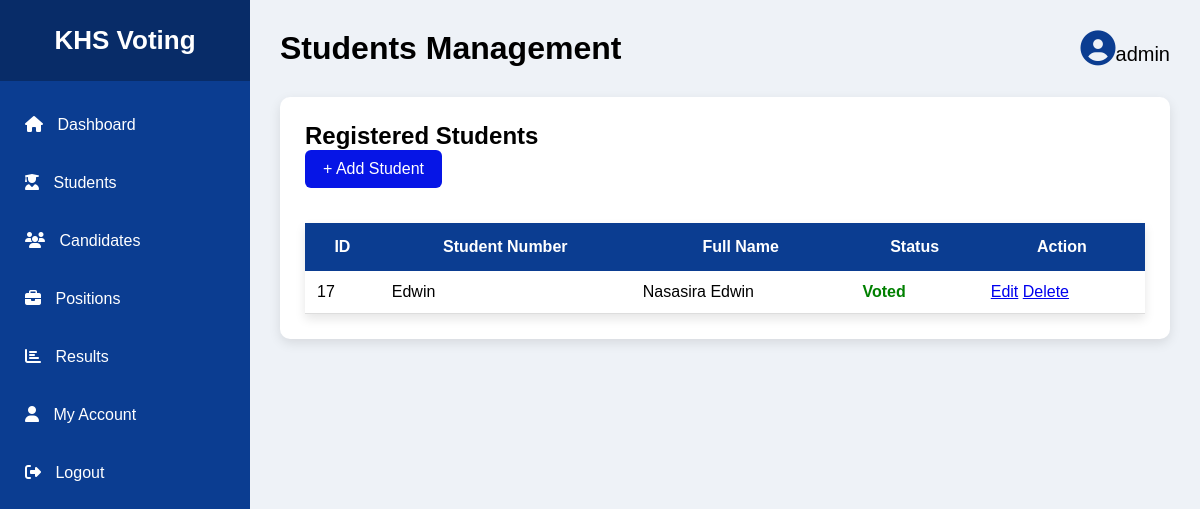
The page /students (signed in) on the database its author committed.
### tables this page shows
CREATE TABLE students(
    id INTEGER PRIMARY KEY AUTOINCREMENT,
    student_id TEXT UNIQUE NOT NULL,
    fullname TEXT NOT NULL,
    password TEXT NOT NULL,
    has_voted INTEGER DEFAULT 0
, photo TEXT DEFAULT 'default.png');

### app.py (the view)
@app.route("/students")
@admin_required
def students():
    conn=get_db(); rows=conn.execute("SELECT * FROM students ORDER BY fullname").fetchall(); conn.close(); return render_template("admin/students.html",students=rows)

### app.py (called while the page is built)
def get_db():
    conn = sqlite3.connect(DB_PATH)
    conn.row_factory = sqlite3.Row
    conn.execute("PRAGMA foreign_keys = ON")
    return conn

def admin_required(view):
    @wraps(view)
    def wrapped(*args, **kwargs):
        if "admin_id" not in session:
            return redirect(url_for("admin"))
        return view(*args, **kwargs)
    return wrapped

@app.context_processor
def inject_settings():
    try:
        conn=get_db(); row=conn.execute("SELECT * FROM settings WHERE id=1").fetchone(); conn.close(); return {"site_settings": row}
    except sqlite3.Error:
        return {"site_settings": None}

### templates/admin/students.html
{% extends "admin/base.html" %}{% block title %}Students{% endblock %}{% block heading %}Students Management{% endblock %}{% block content %}<div class="welcome"><h2>Registered Students</h2><a href="{{ url_for('add_student') }}" class="btn">+ Add Student</a><table><tr><th>ID</th><th>Student Number</th><th>Full Name</th><th>Status</th><th>Action</th></tr>{% for student in students %}<tr><td>{{ student.id }}</td><td>{{ student.student_id }}</td><td>{{ student.fullname }}</td><td>{% if student.has_voted %}<span class="voted">Voted</span>{% else %}<span class="notvoted">Not Voted</span>{% endif %}</td><td><a href="{{ url_for('edit_student',id=student.id) }}">Edit</a> <a href="{{ url_for('delete_student',id=student.id) }}" onclick="return confirm('Delete this student?')">Delete</a></td></tr>{% endfor %}</table></div>{% endblock %}

### static/css/admin.css (style rules this page uses)
* { margin:0; padding:0; box-sizing:border-box; font-family:Arial, Helvetica, sans-serif; }
body { display:flex; background:#eef2f7; }
.welcome { margin-top:30px; background:white; padding:25px; border-radius:10px; box-shadow:0 4px 12px rgba(0,0,0,.1); }
table { width:100%; border-collapse:collapse; background:white; margin-top:20px; box-shadow:0 5px 10px rgba(0,0,0,.1); }
table th { background:#0b3d91; color:white; padding:15px; }
table td { padding:12px; border-bottom:1px solid #ddd; }
.btn { display:inline-block; background:#0615e6; color:white; padding:10px 18px; border-radius:6px; text-decoration:none; margin-bottom:15px; }
.voted { color:green; font-weight:bold; }

### rows shown on the page
students: id "17", student_id "Edwin", fullname "Nasasira Edwin", has_voted "Voted"

### other values the page prints
{{ session.get('admin','Administrator') }} "admin"
